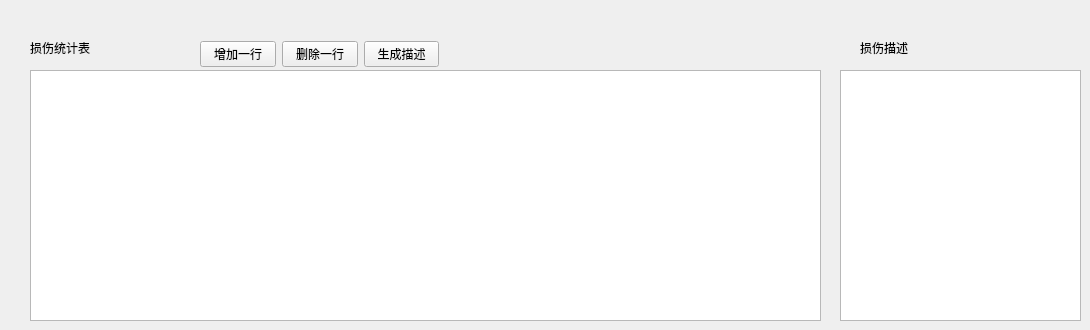
      <widget class="QWidget" name="tab_6">
       <attribute name="title">
        <string>损伤统计</string>
       </attribute>
       <widget class="QWidget" name="layoutWidget_2">
        <property name="geometry">
         <rect>
          <x>200</x>
          <y>40</y>
          <width>239</width>
          <height>29</height>
         </rect>
        </property>
        <layout class="QHBoxLayout" name="horizontalLayout_2">
         <item>
          <widget class="QPushButton" name="pushButton_11">
           <property name="text">
            <string>增加一行</string>
           </property>
          </widget>
         </item>
         <item>
          <widget class="QPushButton" name="pushButton_12">
           <property name="text">
            <string>删除一行</string>
           </property>
          </widget>
         </item>
         <item>
          <widget class="QPushButton" name="pushButton_13">
           <property name="text">
            <string>生成描述</string>
           </property>
          </widget>
         </item>
        </layout>
       </widget>
       <widget class="QLabel" name="label_101">
        <property name="geometry">
         <rect>
          <x>30</x>
          <y>40</y>
          <width>91</width>
          <height>16</height>
         </rect>
        </property>
        <property name="styleSheet">
         <string notr="true">font: 12pt &quot;黑体&quot;;</string>
        </property>
        <property name="text">
         <string>损伤统计表</string>
        </property>
       </widget>
       <widget class="QTextEdit" name="textEdit">
        <property name="geometry">
         <rect>
          <x>840</x>
          <y>70</y>
          <width>241</width>
          <height>251</height>
         </rect>
        </property>
       </widget>
       <widget class="QLabel" name="label_102">
        <property name="geometry">
         <rect>
          <x>860</x>
          <y>40</y>
          <width>71</width>
          <height>16</height>
         </rect>
        </property>
        <property name="styleSheet">
         <string notr="true">font: 12pt &quot;黑体&quot;;</string>
        </property>
        <property name="text">
         <string>损伤描述</string>
        </property>
       </widget>
       <widget class="QTableWidget" name="tableWidget_2">
        <property name="geometry">
         <rect>
          <x>30</x>
          <y>70</y>
          <width>791</width>
          <height>251</height>
         </rect>
        </property>
       </widget>
      </widget>
